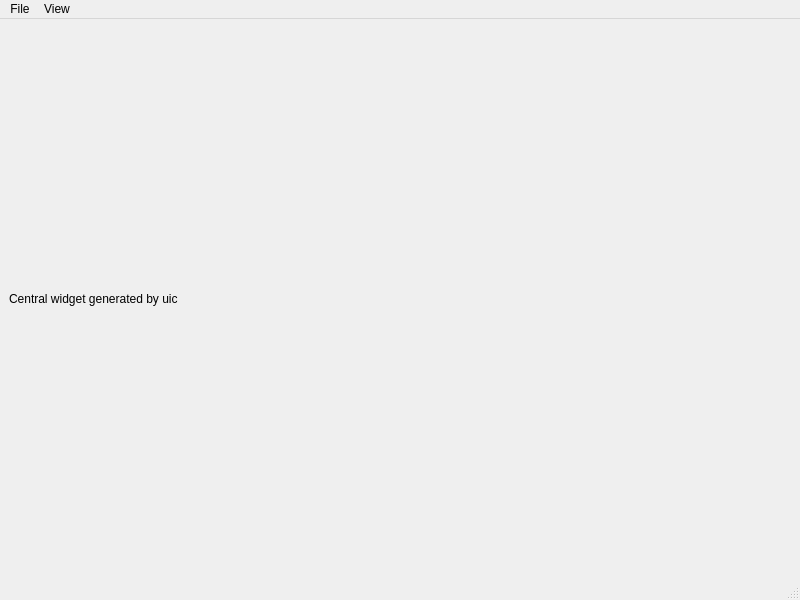
<?xml version="1.0" encoding="UTF-8"?>
<ui version="4.0">
 <class>DesignerCompatMainWindow</class>
 <widget class="Fluent::FluentMainWindow" name="DesignerCompatMainWindow">
  <property name="geometry">
   <rect>
    <x>0</x>
    <y>0</y>
    <width>800</width>
    <height>600</height>
   </rect>
  </property>
  <property name="windowTitle">
   <string>Designer Compat MainWindow</string>
  </property>
  <widget class="QWidget" name="centralwidget">
   <layout class="QVBoxLayout" name="verticalLayout">
    <item>
     <widget class="QLabel" name="label">
      <property name="text">
       <string>Central widget generated by uic</string>
      </property>
     </widget>
    </item>
   </layout>
  </widget>
  <widget class="QMenuBar" name="menubar">
   <property name="geometry">
    <rect>
     <x>0</x>
     <y>0</y>
     <width>800</width>
     <height>22</height>
    </rect>
   </property>
   <widget class="QMenu" name="menuFile">
    <property name="title">
     <string>File</string>
    </property>
    <addaction name="actionOpen"/>
    <addaction name="actionSave"/>
    <addaction name="separator"/>
    <addaction name="actionExit"/>
   </widget>
   <widget class="QMenu" name="menuView">
    <property name="title">
     <string>View</string>
    </property>
   </widget>
   <addaction name="menuFile"/>
   <addaction name="menuView"/>
  </widget>
  <widget class="QStatusBar" name="statusbar"/>
  <action name="actionOpen">
   <property name="text">
    <string>Open</string>
   </property>
  </action>
  <action name="actionSave">
   <property name="text">
    <string>Save</string>
   </property>
  </action>
  <action name="separator">
   <property name="separator">
    <bool>true</bool>
   </property>
  </action>
  <action name="actionExit">
   <property name="text">
    <string>Exit</string>
   </property>
  </action>
 </widget>
 <customwidgets>
  <customwidget>
   <class>Fluent::FluentMainWindow</class>
   <extends>QMainWindow</extends>
   <header>Fluent/FluentMainWindow.h</header>
  </customwidget>
 </customwidgets>
 <resources/>
 <connections/>
</ui>
